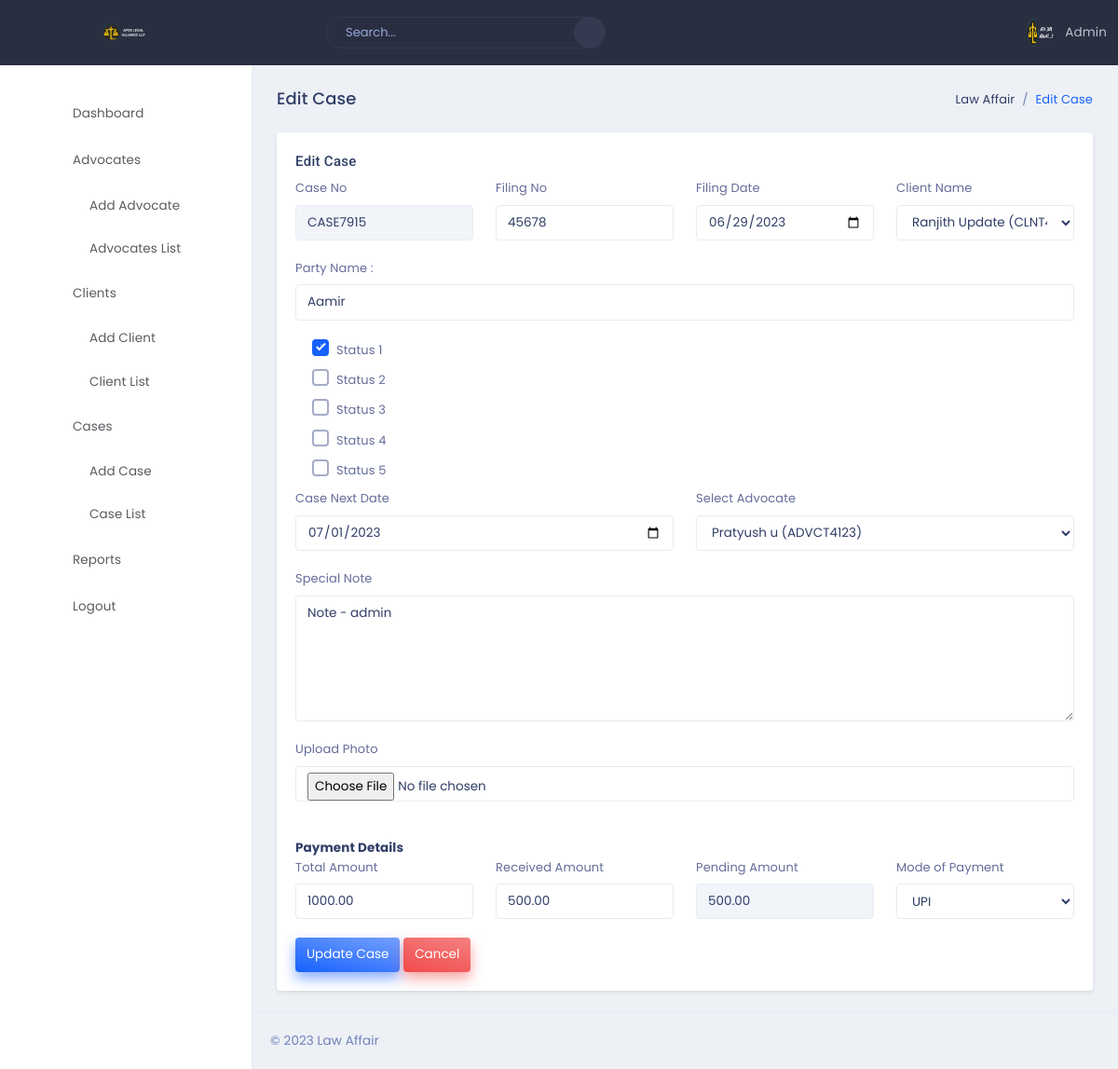
Page /admin/edit_case.php?id=41 (signed in) on the committed database.
### tables this page shows
CREATE TABLE `cases` (
  `id` int(11) NOT NULL,
  `case_number` varchar(50) NOT NULL,
  `filing_number` varchar(50) NOT NULL,
  `fillingDate` date NOT NULL,
  `client` varchar(100) NOT NULL,
  `party_name` varchar(100) NOT NULL,
  `case_status` varchar(50) NOT NULL,
  `advocate` varchar(100) NOT NULL,
  `case_next_date` date NOT NULL,
  `special_note` text DEFAULT NULL,
  `total_amount` decimal(10,2) DEFAULT 0.00,
  `recieved_amount` decimal(10,2) DEFAULT 0.00,
  `pending_amount` decimal(10,2) DEFAULT 0.00,
  `payment` varchar(20) DEFAULT NULL,
  `status` varchar(10) NOT NULL
);

CREATE TABLE `clients` (
  `id` int(11) NOT NULL,
  `name` varchar(50) NOT NULL,
  `mobile_number` varchar(20) NOT NULL,
  `photo_name` varchar(100) DEFAULT NULL,
  `address` varchar(200) NOT NULL,
  `document_name` varchar(100) DEFAULT NULL,
  `username` varchar(50) NOT NULL,
  `created_at` timestamp NOT NULL DEFAULT current_timestamp(),
  `updated_at` timestamp NOT NULL DEFAULT current_timestamp() ON UPDATE current_timestamp(),
  `city` varchar(100) NOT NULL,
  `state` varchar(100) NOT NULL,
  `pincode` varchar(100) NOT NULL
);

CREATE TABLE `advocates` (
  `id` int(11) UNSIGNED NOT NULL,
  `name` varchar(255) NOT NULL,
  `mobile_number` varchar(20) NOT NULL,
  `joining_date` date NOT NULL,
  `photo` varchar(50) NOT NULL,
  `address` varchar(255) NOT NULL,
  `specializations` varchar(255) NOT NULL,
  `username` varchar(255) NOT NULL,
  `password` varchar(255) NOT NULL,
  `role` varchar(10) NOT NULL,
  `city` varchar(100) NOT NULL,
  `state` varchar(100) NOT NULL,
  `pincode` varchar(100) NOT NULL,
  `country` varchar(100) NOT NULL
);

### admin/Database.php (called while the page is built, shortened)
<?php
class SelectAdvocate
{
    private $conn;
    public function __construct($conn)
    {
        $this->conn = $conn;
    }
    public function getAdvocateNames()
    {
        $stmt = $this->conn->prepare("SELECT name,username FROM advocates");
        $stmt->execute();
        $advocateNames = $stmt->fetchAll(PDO::FETCH_ASSOC);
        return $advocateNames;
    }
}
class SelectClient
{
    private $conn;
    public function __construct($conn)
    {
        $this->conn = $conn;
    }
    public function getClientNames()
    {
        $stmt = $this->conn->prepare("SELECT name,username FROM clients");
        $stmt->execute();
        $clientNames = $stmt->fetchAll(PDO::FETCH_ASSOC);
        return $clientNames;
    }
}
class getAllCaseDetails {
    private $conn;
    public function __construct($conn) {
        $this->conn = $conn;
    }
    public function getCases($id) {
        $stmt = $this->conn->prepare("SELECT * FROM cases WHERE id = ? ");
        $stmt->bindParam(1, $id);
        $stmt->execute();
        $result = $stmt->fetchAll(PDO::FETCH_ASSOC);
        return $result;
    }
}
?>

### admin/edit_case.php (the view, shortened to what this page needs)
<?php
require("top-navbar.php");
?>
<div class="page-wrapper">
    <div class="page-content">
        <div class="container-fluid">
            <div class="row">
                <div class="col-sm-12">
                    <div class="page-title-box">
                        <div class="float-right">
                            <ol class="breadcrumb">
                                <li class="breadcrumb-item"><a href="dashboard.php">Law Affair</a></li>
                                <li class="breadcrumb-item active">Edit Case</li>
                            </ol>
                        </div>
                        <h4 class="page-title">Edit Case</h4>
                    </div>
                </div>
            </div>
            <div class="row ">
                        <div class="col-12">
                            <div class="card">
                                <div class="card-body">
                                    <h4 class="mt-0 header-title">Edit Case</h4>
                                    <div class="row">
                                        <div class="col-lg-12">
                                        <form action="update_case.php" method="POST" enctype="multipart/form-data">
                                            <?php
                                                require_once 'config/config.php';
                                                require 'Database.php';
                                                $selectClient = new SelectClient($conn);
                                                $clientNames = $selectClient->getClientNames();
                                                $advocate = new SelectAdvocate($conn);
                                                $advocateNames = $advocate->getAdvocateNames();
                                            ?>
                                            <?php
                                            require_once 'config/config.php';
                                            $caseList = new getAllCaseDetails($conn);
                                            $cases = $caseList->getCases($_GET['id']);
                                            function isChecked($status, $output) {
                                                $statuses = explode(',', $output);
                                                return in_array($status, $statuses);
                                            }
                                            ?>
                                                <div class="form-group">
                                                    <div class="row">
                                                        <div class="col-lg-3 mb-2 mb-lg-0">
                                                            <label for="pro-start-date">Case No</label>
                                                            <input type="text" class="form-control"  id="case_number" value="<?php echo $cases[0]['case_number']; ?>" readonly    >
                                                        </div>
                                                        <div class="col-lg-3 mb-2 mb-lg-0">
                                                            <label for="pro-start-date">Filing No</label>
                                                            <input type="text" name="ffiling_number" class="form-control" id="case_number" value="<?php echo $cases[0]['filing_number']; ?>">
                                                        </div>
                                                        <div class="col-lg-3 mb-2 mb-lg-0">
                                                            <label for="pro-start-date">Filing Date</label>
                                                            <input type="date" name="fillingDate" class="form-control" id="pro-start-date" placeholder="Enter start date" value="<?php echo $cases[0]['fillingDate']; ?>">
                                                        </div>
                                                        <div class="col-lg-3">
                                                        <label class="drop-down">Client Name</label>
                                                        <select class="form-control" name="client">
                                                            <?php foreach ($clientNames as $client) { ?>
                                                                <option value="<?php echo $client['username']; ?>"<?php if ($client['username'] == $cases[0]['client']) echo 'selected'; ?>>
                                                                <?php echo $client['name'] . ' (' . $client['username'] . ')'; ?></option>
                                                            <?php } ?>
                                                            </select>
                                                        </div>
                                                    </div>
                                                </div>
                                                <div class="form-group">
                                                    <label for="projectName">Party Name :</label>
                                                    <input type="text" class="form-control" id="projectName"  value="<?php echo $cases[0]['party_name']; ?>" name="party_name" aria-describedby="emailHelp" placeholder="Enter Party Name">
                                                </div>
                                                <div class="col-md-9">
                                                    <?php
                                                    $caseStatuses = ['Status 1', 'Status 2', 'Status 3', 'Status 4', 'Status 5'];
                                                    $output = $cases[0]['case_status'];
                                                    $i = 6;
                                                    foreach ($caseStatuses as $status) {
                                                        $checked = isChecked($status, $output) ? 'checked' : '';
                                                        echo "
                                                            <div class='checkbox my-2'>
                                                                <div class='custom-control custom-checkbox'>
                                                                    <input type='checkbox' name='case[]' value='$status' class='custom-control-input' id='customCheck0$i' data-parsley-multiple='groups' data-parsley-mincheck='2' $checked>
                                                                    <label class='custom-control-label' for='customCheck0$i'>$status</label>
                                                                </div>
                                                            </div>
                                                        ";
                                                        $i++;
                                                    }
                                                    ?>
                                                </div>
                                                <div class="form-group">
                                                    <div class="row">
                                                        <div class="col-lg-6 mb-2 mb-lg-0">
                                                            <label for="pro-start-date">Case Next Date</label>
                                                            <input type="date" class="form-control" name="case_next_date" id="pro-start-date" value="<?php echo $cases[0]['case_next_date']; ?>" placeholder="Enter start date">
                                                        </div>
                                                        <div class="form-group col-lg-6 mb-2 mb-lg-0">
                                                        <label class="drop-down">Select Advocate</label>
                                                        <select class="form-control" name="advocate">
                                                            <?php foreach ($advocateNames as $advocate) { ?>
                                                                <option value="<?php echo $advocate['username']; ?>" <?php if ($advocate['username'] == $cases[0]['advocate']) echo 'selected'; ?>>
                                                                    <?php echo $advocate['name'] . ' (' . $advocate['username'] . ')'; ?>
                                                                </option>
                                                            <?php } ?>
                                                        </select>
                                                    </div>
                                                    </div>
                                                </div>
                                                <div class="form-group">
                                                    <label for="pro-message">Special Note</label>
                                                    <textarea class="form-control" name="special_note" rows="5" id="pro-message"  placeholder="Special Note"><?php echo $cases[0]['special_note']; ?></textarea>
                                                </div>
                                                <div class="form-group">
                                                    <label for="exampleInputEmail1">Upload Photo</label>
                                                    <input class="form-control" name="photo" type="file" id="example-text-input">
                                                </div>
                                                <div class="form-group">
                                                <b>Payment Details</b>
                                                <div class="row">
                                                    <div class="col-lg-3 mb-2 mb-lg-0">
                                                        <label for="pro-start-date">Total Amount</label>
                                                        <input type="text" name="total_amount" value="<?php echo $cases[0]['total_amount']; ?>" class="form-control" id="case_number">
                                                    </div>
                                                    <div class="col-lg-3 mb-2 mb-lg-0">
                                                        <label for="pro-start-date">Received Amount</label>
                                                        <input type="text" class="form-control" value="<?php echo $cases[0]['recieved_amount']; ?>" name="recieved_amount" id="case_number" oninput="calculatePendingAmount()">
                                                    </div>
                                                    <div class="col-lg-3 mb-2 mb-lg-0">
                                                        <label for="pro-start-date">Pending Amount</label>
                                                        <input type="text" class="form-control" value="<?php echo $cases[0]['pending_amount']; ?>" name="pending_amount" id="case_number" readonly>
                                                    </div>
                                                    <div class="col-lg-3">
                                                    <label for="pro-end-date">Mode of Payment</label>
                                                    <select class="form-control" name="payment">
                                                        <option value="upi" <?php if ($cases[0]['payment'] == 'upi') echo 'selected'; ?>>UPI</option>
                                                    </select>
                                                    </div>
                                                </div>
                                            </div>
                                                <button type="submit" class="btn btn-gradient-primary">Update Case</button>
                                                <button type="button" class="btn btn-gradient-danger">Cancel</button>
                                            </form>
                                        </div>
                                    </div>
                                </div>
                            </div>
                        </div>
                    </div>
        <footer class="footer text-center text-sm-left">
            &copy; 2023 Law Affair
        </footer>
</div>
</div>
</body>
</html>

### rows in the picture
cases: case_number "CASE7915", ffiling_number "45678", fillingDate "06/29/2023", client "Ranjith Update (CLNT4057)", party_name "Aamir", case_status "Status 1", case_next_date "07/01/2023", advocate "Pratyush u (ADVCT4123)", special_note "Note - admin", total_amount "1000.00", recieved_amount "500.00", pending_amount "500.00", payment "UPI"

### other values in the picture
$status "Status 2"
$status "Status 3"
$status "Status 4"
$status "Status 5"
